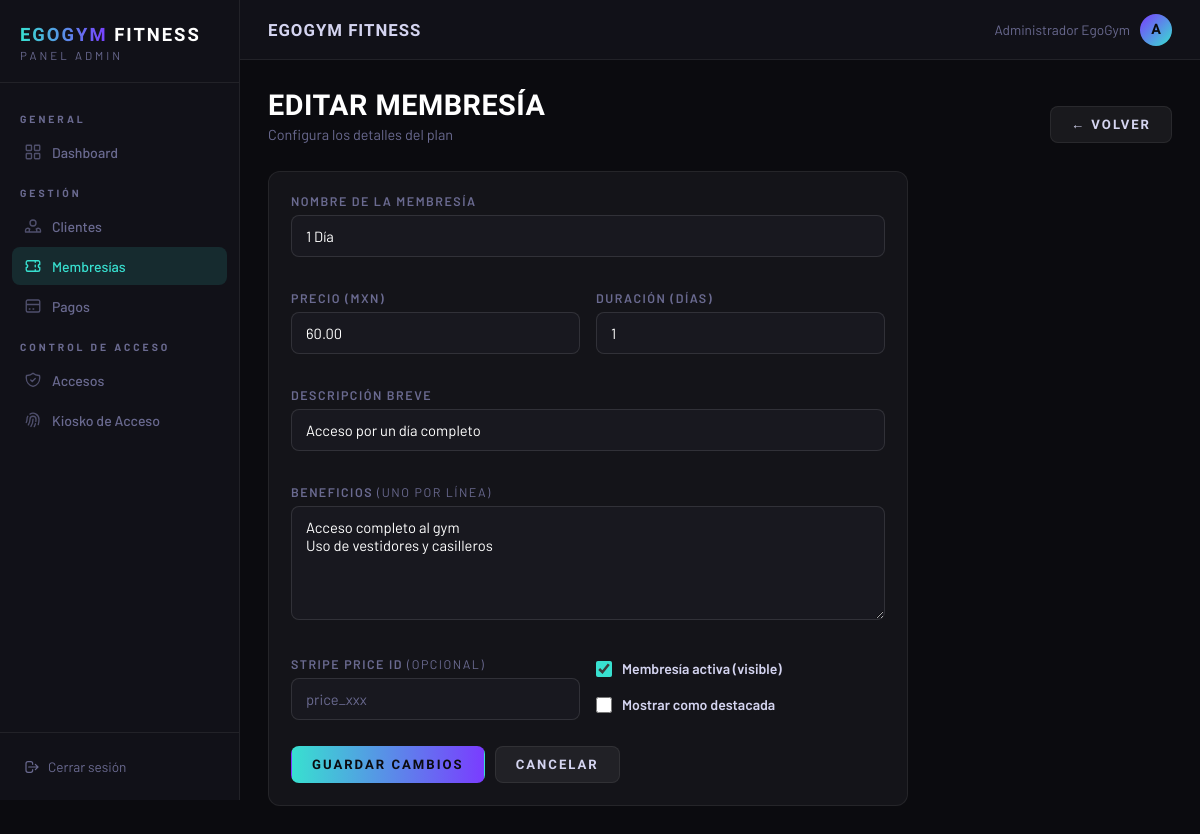
Screenshot of /sistema/admin/membresia_form.php?id=1 (signed in) with the database file from the repository.
### tables this page shows
CREATE TABLE IF NOT EXISTS membresias (
  id              INT UNSIGNED  NOT NULL AUTO_INCREMENT,
  nombre          VARCHAR(100)  NOT NULL,
  precio          DECIMAL(10,2) NOT NULL,
  duracion_dias   INT UNSIGNED  NOT NULL COMMENT 'días que dura la membresía',
  descripcion     TEXT          DEFAULT NULL,
  beneficios      TEXT          DEFAULT NULL COMMENT 'JSON array de bullets',
  activa          TINYINT(1)    NOT NULL DEFAULT 1,
  destacada       TINYINT(1)    NOT NULL DEFAULT 0 COMMENT 'aparece como recomendada',
  stripe_price_id VARCHAR(100)  DEFAULT NULL COMMENT 'precio en Stripe (opcional)',
  created_at      DATETIME      NOT NULL DEFAULT CURRENT_TIMESTAMP,
  PRIMARY KEY (id)
);

### sistema/includes/functions.php (called while the page is built, shortened)
<?php
function db(): PDO {
    static $pdo = null;
    if ($pdo === null) {
        $dsn = sprintf(
            'mysql:host=%s;port=%s;dbname=%s;charset=%s',
            DB_HOST, DB_PORT, DB_NAME, DB_CHARSET
        );
        $options = [
            PDO::ATTR_ERRMODE            => PDO::ERRMODE_EXCEPTION,
            PDO::ATTR_DEFAULT_FETCH_MODE => PDO::FETCH_ASSOC,
            PDO::ATTR_EMULATE_PREPARES   => false,
        ];
        try {
            $pdo = new PDO($dsn, DB_USER, DB_PASS, $options);
        } catch (PDOException $e) {
            http_response_code(500);
            die('Error de conexión a la base de datos.');
        }
    }
    return $pdo;
}
function h(string $s): string {
    return htmlspecialchars($s, ENT_QUOTES | ENT_SUBSTITUTE, 'UTF-8');
}

### sistema/admin/membresia_form.php (the view, shortened to what this page needs)
<?php
require_once __DIR__ . '/../includes/functions.php';
$id      = isset($_GET['id']) && is_numeric($_GET['id']) ? (int)$_GET['id'] : null;
$memb    = [
    'nombre' => '', 'precio' => '', 'duracion_dias' => '',
    'descripcion' => '', 'beneficios' => '', 'activa' => 1, 'destacada' => 0,
    'stripe_price_id' => '',
];
if ($id) {
    $stmt = db()->prepare("SELECT * FROM membresias WHERE id = :id LIMIT 1");
    $stmt->execute([':id' => $id]);
    $row = $stmt->fetch();
    $memb = $row;
    $bens = json_decode($memb['beneficios'] ?? '[]', true) ?: [];
    $memb['beneficios_text'] = implode("\n", $bens);
} else {
    $memb['beneficios_text'] = '';
}
$titulo = $id ? 'Editar membresía' : 'Nueva membresía';
?>
<!DOCTYPE html>
<html lang="es">
<head>
<link rel="stylesheet" href="../assets/css/sistema.css"/>
</head>
<body>
<div class="shell">
  <?php include __DIR__ . '/partials/sidebar.php'; ?>
  <div class="main">
    <?php include __DIR__ . '/partials/topbar.php'; ?>
    <div class="content">
      <div class="page-header" style="display:flex;justify-content:space-between;align-items:flex-end;flex-wrap:wrap;gap:12px">
        <div>
          <h1><?= h($titulo) ?></h1>
          <p>Configura los detalles del plan</p>
        </div>
        <a href="membresias.php" class="btn btn-ghost">← Volver</a>
      </div>
      <div class="card" style="max-width:640px">
        <div class="card-body">
          <form method="POST" action="" novalidate>
            <div style="display:grid;grid-template-columns:1fr 1fr;gap:16px">
              <div class="form-group" style="grid-column:1/-1">
                <label for="nombre">Nombre de la membresía</label>
                <input type="text" id="nombre" name="nombre" class="form-control"
                       value="<?= h($memb['nombre']) ?>" placeholder="Ej: Mensual" required/>
              </div>
              <div class="form-group">
                <label for="precio">Precio (MXN)</label>
                <input type="number" id="precio" name="precio" class="form-control"
                       value="<?= h($memb['precio']) ?>" placeholder="550.00"
                       step="0.01" min="0" required/>
              </div>
              <div class="form-group">
                <label for="duracion_dias">Duración (días)</label>
                <input type="number" id="duracion_dias" name="duracion_dias" class="form-control"
                       value="<?= h($memb['duracion_dias']) ?>" placeholder="30"
                       min="1" required/>
              </div>
              <div class="form-group" style="grid-column:1/-1">
                <label for="descripcion">Descripción breve</label>
                <input type="text" id="descripcion" name="descripcion" class="form-control"
                       value="<?= h($memb['descripcion'] ?? '') ?>"
                       placeholder="La membresía más popular"/>
              </div>
              <div class="form-group" style="grid-column:1/-1">
                <label for="beneficios">Beneficios <span style="color:var(--muted);font-weight:400">(uno por línea)</span></label>
                <textarea id="beneficios" name="beneficios" class="form-control" rows="5"
                          placeholder="Acceso ilimitado&#10;Uso de vestidores&#10;Asesoría nutricional"><?= h($memb['beneficios_text'] ?? '') ?></textarea>
              </div>
              <div class="form-group">
                <label for="stripe_price_id">Stripe Price ID <span style="color:var(--muted);font-weight:400">(opcional)</span></label>
                <input type="text" id="stripe_price_id" name="stripe_price_id" class="form-control"
                       value="<?= h($memb['stripe_price_id'] ?? '') ?>" placeholder="price_xxx"/>
              </div>
              <div class="form-group" style="display:flex;flex-direction:column;justify-content:flex-end;gap:12px">
                <label style="display:flex;align-items:center;gap:10px;cursor:pointer;font-size:.88rem;color:var(--light);text-transform:none;letter-spacing:0">
                  <input type="checkbox" name="activa" value="1" <?= $memb['activa'] ? 'checked' : '' ?>
                         style="width:16px;height:16px;accent-color:var(--tq)"/>
                  Membresía activa (visible)
                </label>
                <label style="display:flex;align-items:center;gap:10px;cursor:pointer;font-size:.88rem;color:var(--light);text-transform:none;letter-spacing:0">
                  <input type="checkbox" name="destacada" value="1" <?= $memb['destacada'] ? 'checked' : '' ?>
                         style="width:16px;height:16px;accent-color:var(--pu)"/>
                  Mostrar como destacada
                </label>
              </div>
            </div>
            <div style="display:flex;gap:10px;margin-top:8px">
              <button type="submit" class="btn btn-primary">
                <?= $id ? 'Guardar cambios' : 'Crear membresía' ?>
              </button>
              <a href="membresias.php" class="btn btn-ghost">Cancelar</a>
            </div>
          </form>
        </div>
      </div>
    </div>
  </div>
</div>
</body>
</html>

### sistema/assets/css/sistema.css (style rules this page uses)
:root { --tq: #38E0D0; --tq-lo: rgba(56,224,208,.12); --tq-border: rgba(56,224,208,.22); --pu: #7A3CFF; --pu-lo: rgba(122,60,255,.12); --pu-border: rgba(122,60,255,.28); --bg: #0B0B0F; --bg2: #111118; --bg3: #18181F; --card: #141419; --card2: #1C1C24; --border: rgba(255,255,255,.07); --border2: rgba(255,255,255,.11); --white: #fff; --light: #D4D4F0; --muted: #6A6A90; --danger: #FF4D6A; --danger-lo: rgba(255,77,106,.12); --success: #38E0A0; --success-lo: rgba(56,224,160,.12); --warn: #FFB443; --warn-lo: rgba(255,180,67,.12); --fh: 'Barlow Condensed', sans-serif; --fb: 'Barlow', sans-serif; --radius: 12px; --radius-sm: 8px; --radius-lg: 18px; --shadow: 0 4px 24px rgba(0,0,0,.4); --shadow-tq: 0 4px 24px rgba(56,224,208,.18); }
*, *::before, *::after { box-sizing: border-box; margin: 0; padding: 0; }
html { scroll-behavior: smooth; }
body { font-family: var(--fb); background: var(--bg); color: var(--white); -webkit-font-smoothing: antialiased; min-height: 100vh; }
a { text-decoration: none; color: inherit; }
button { font-family: var(--fb); border: none; background: none; cursor: pointer; }
input, textarea, select { font-family: var(--fb); }
.shell { display: flex; min-height: 100vh; }
.main { flex: 1; margin-left: 240px; display: flex; flex-direction: column; min-height: 100vh; }
.content { flex: 1; padding: 28px; }
.page-header { margin-bottom: 28px; }
.page-header h1 { font-family: var(--fh); font-weight: 900; font-size: 1.8rem; text-transform: uppercase; letter-spacing: .5px; color: var(--white); margin-bottom: 4px; }
.page-header p { font-size: .9rem; color: var(--muted); }
.card { background: var(--card); border: 1px solid var(--border); border-radius: var(--radius); overflow: hidden; }
.card-body { padding: 22px; }
.btn { display: inline-flex; align-items: center; gap: 7px; font-family: var(--fh); font-weight: 800; font-size: .82rem; letter-spacing: 2px; text-transform: uppercase; padding: 10px 20px; border-radius: var(--radius-sm); cursor: pointer; transition: transform .15s, filter .2s, background .2s, border-color .2s; border: 1px solid transparent; white-space: nowrap; }
.btn-primary { background: linear-gradient(90deg, var(--tq), var(--pu)); color: var(--bg); position: relative; overflow: hidden; }
.btn-ghost { background: rgba(255,255,255,.06); color: var(--light); border-color: var(--border); }
.form-group { margin-bottom: 18px; }
.form-group label { display: block; font-size: .78rem; font-weight: 600; letter-spacing: 1.5px; text-transform: uppercase; color: var(--muted); margin-bottom: 7px; }
.form-control { width: 100%; padding: 11px 14px; background: var(--bg3); border: 1px solid var(--border2); border-radius: var(--radius-sm); color: var(--white); font-size: .92rem; transition: border-color .2s, box-shadow .2s; outline: none; appearance: none; -webkit-appearance: none; }
.form-control::placeholder { color: var(--muted); }

### rows the page displays
membresias: nombre "1 Día", precio "60.00", duracion_dias "1", descripcion "Acceso por un día completo", activa "☑"

### other values shown
APP_NAME "EGOGYM FITNESS"
$_SESSION['admin_nombre'] "Administrador EgoGym"
substr($_SESSION['admin_nombre'] ?? 'A', 0, 1) "A"
$titulo "EDITAR MEMBRESÍA"
